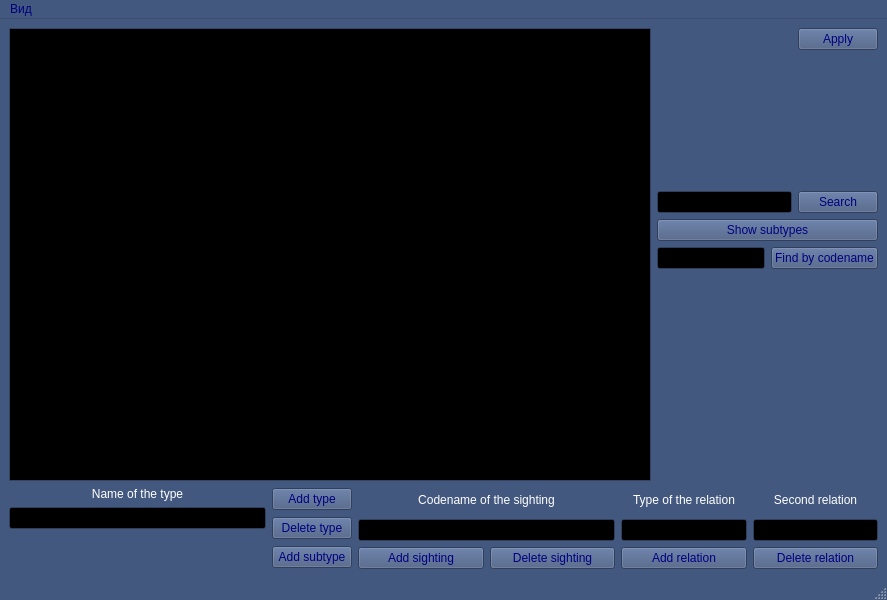
<?xml version="1.0" encoding="UTF-8"?>
<ui version="4.0">
 <class>MainWindow</class>
 <widget class="QMainWindow" name="MainWindow">
  <property name="geometry">
   <rect>
    <x>0</x>
    <y>0</y>
    <width>887</width>
    <height>600</height>
   </rect>
  </property>
  <property name="palette">
   <palette>
    <active>
     <colorrole role="WindowText">
      <brush brushstyle="SolidPattern">
       <color alpha="255">
        <red>255</red>
        <green>255</green>
        <blue>255</blue>
       </color>
      </brush>
     </colorrole>
     <colorrole role="Button">
      <brush brushstyle="SolidPattern">
       <color alpha="255">
        <red>67</red>
        <green>88</green>
        <blue>127</blue>
       </color>
      </brush>
     </colorrole>
     <colorrole role="Light">
      <brush brushstyle="SolidPattern">
       <color alpha="255">
        <red>101</red>
        <green>132</green>
        <blue>190</blue>
       </color>
      </brush>
     </colorrole>
     <colorrole role="Midlight">
      <brush brushstyle="SolidPattern">
       <color alpha="255">
        <red>84</red>
        <green>110</green>
        <blue>158</blue>
       </color>
      </brush>
     </colorrole>
     <colorrole role="Dark">
      <brush brushstyle="SolidPattern">
       <color alpha="255">
        <red>33</red>
        <green>44</green>
        <blue>63</blue>
       </color>
      </brush>
     </colorrole>
     <colorrole role="Mid">
      <brush brushstyle="SolidPattern">
       <color alpha="255">
        <red>45</red>
        <green>59</green>
        <blue>85</blue>
       </color>
      </brush>
     </colorrole>
     <colorrole role="Text">
      <brush brushstyle="SolidPattern">
       <color alpha="255">
        <red>0</red>
        <green>53</green>
        <blue>199</blue>
       </color>
      </brush>
     </colorrole>
     <colorrole role="BrightText">
      <brush brushstyle="SolidPattern">
       <color alpha="255">
        <red>255</red>
        <green>255</green>
        <blue>255</blue>
       </color>
      </brush>
     </colorrole>
     <colorrole role="ButtonText">
      <brush brushstyle="SolidPattern">
       <color alpha="255">
        <red>0</red>
        <green>0</green>
        <blue>127</blue>
       </color>
      </brush>
     </colorrole>
     <colorrole role="Base">
      <brush brushstyle="SolidPattern">
       <color alpha="255">
        <red>0</red>
        <green>0</green>
        <blue>0</blue>
       </color>
      </brush>
     </colorrole>
     <colorrole role="Window">
      <brush brushstyle="SolidPattern">
       <color alpha="255">
        <red>67</red>
        <green>88</green>
        <blue>127</blue>
       </color>
      </brush>
     </colorrole>
     <colorrole role="Shadow">
      <brush brushstyle="SolidPattern">
       <color alpha="255">
        <red>0</red>
        <green>0</green>
        <blue>0</blue>
       </color>
      </brush>
     </colorrole>
     <colorrole role="AlternateBase">
      <brush brushstyle="SolidPattern">
       <color alpha="255">
        <red>33</red>
        <green>44</green>
        <blue>63</blue>
       </color>
      </brush>
     </colorrole>
     <colorrole role="ToolTipBase">
      <brush brushstyle="SolidPattern">
       <color alpha="255">
        <red>255</red>
        <green>255</green>
        <blue>220</blue>
       </color>
      </brush>
     </colorrole>
     <colorrole role="ToolTipText">
      <brush brushstyle="SolidPattern">
       <color alpha="255">
        <red>0</red>
        <green>0</green>
        <blue>0</blue>
       </color>
      </brush>
     </colorrole>
     <colorrole role="PlaceholderText">
      <brush brushstyle="SolidPattern">
       <color alpha="128">
        <red>255</red>
        <green>255</green>
        <blue>255</blue>
       </color>
      </brush>
     </colorrole>
    </active>
    <inactive>
     <colorrole role="WindowText">
      <brush brushstyle="SolidPattern">
       <color alpha="255">
        <red>255</red>
        <green>255</green>
        <blue>255</blue>
       </color>
      </brush>
     </colorrole>
     <colorrole role="Button">
      <brush brushstyle="SolidPattern">
       <color alpha="255">
        <red>67</red>
        <green>88</green>
        <blue>127</blue>
       </color>
      </brush>
     </colorrole>
     <colorrole role="Light">
      <brush brushstyle="SolidPattern">
       <color alpha="255">
        <red>101</red>
        <green>132</green>
        <blue>190</blue>
       </color>
      </brush>
     </colorrole>
     <colorrole role="Midlight">
      <brush brushstyle="SolidPattern">
       <color alpha="255">
        <red>84</red>
        <green>110</green>
        <blue>158</blue>
       </color>
      </brush>
     </colorrole>
     <colorrole role="Dark">
      <brush brushstyle="SolidPattern">
       <color alpha="255">
        <red>33</red>
        <green>44</green>
        <blue>63</blue>
       </color>
      </brush>
     </colorrole>
     <colorrole role="Mid">
      <brush brushstyle="SolidPattern">
       <color alpha="255">
        <red>45</red>
        <green>59</green>
        <blue>85</blue>
       </color>
      </brush>
     </colorrole>
     <colorrole role="Text">
      <brush brushstyle="SolidPattern">
       <color alpha="255">
        <red>0</red>
        <green>53</green>
        <blue>199</blue>
       </color>
      </brush>
     </colorrole>
     <colorrole role="BrightText">
      <brush brushstyle="SolidPattern">
       <color alpha="255">
        <red>255</red>
        <green>255</green>
        <blue>255</blue>
       </color>
      </brush>
     </colorrole>
     <colorrole role="ButtonText">
      <brush brushstyle="SolidPattern">
       <color alpha="255">
        <red>0</red>
        <green>0</green>
        <blue>127</blue>
       </color>
      </brush>
     </colorrole>
     <colorrole role="Base">
      <brush brushstyle="SolidPattern">
       <color alpha="255">
        <red>0</red>
        <green>0</green>
        <blue>0</blue>
       </color>
      </brush>
     </colorrole>
     <colorrole role="Window">
      <brush brushstyle="SolidPattern">
       <color alpha="255">
        <red>67</red>
        <green>88</green>
        <blue>127</blue>
       </color>
      </brush>
     </colorrole>
     <colorrole role="Shadow">
      <brush brushstyle="SolidPattern">
       <color alpha="255">
        <red>0</red>
        <green>0</green>
        <blue>0</blue>
       </color>
      </brush>
     </colorrole>
     <colorrole role="AlternateBase">
      <brush brushstyle="SolidPattern">
       <color alpha="255">
        <red>33</red>
        <green>44</green>
        <blue>63</blue>
       </color>
      </brush>
     </colorrole>
     <colorrole role="ToolTipBase">
      <brush brushstyle="SolidPattern">
       <color alpha="255">
        <red>255</red>
        <green>255</green>
        <blue>220</blue>
       </color>
      </brush>
     </colorrole>
     <colorrole role="ToolTipText">
      <brush brushstyle="SolidPattern">
       <color alpha="255">
        <red>0</red>
        <green>0</green>
        <blue>0</blue>
       </color>
      </brush>
     </colorrole>
     <colorrole role="PlaceholderText">
      <brush brushstyle="SolidPattern">
       <color alpha="128">
        <red>255</red>
        <green>255</green>
        <blue>255</blue>
       </color>
      </brush>
     </colorrole>
    </inactive>
    <disabled>
     <colorrole role="WindowText">
      <brush brushstyle="SolidPattern">
       <color alpha="255">
        <red>33</red>
        <green>44</green>
        <blue>63</blue>
       </color>
      </brush>
     </colorrole>
     <colorrole role="Button">
      <brush brushstyle="SolidPattern">
       <color alpha="255">
        <red>67</red>
        <green>88</green>
        <blue>127</blue>
       </color>
      </brush>
     </colorrole>
     <colorrole role="Light">
      <brush brushstyle="SolidPattern">
       <color alpha="255">
        <red>101</red>
        <green>132</green>
        <blue>190</blue>
       </color>
      </brush>
     </colorrole>
     <colorrole role="Midlight">
      <brush brushstyle="SolidPattern">
       <color alpha="255">
        <red>84</red>
        <green>110</green>
        <blue>158</blue>
       </color>
      </brush>
     </colorrole>
     <colorrole role="Dark">
      <brush brushstyle="SolidPattern">
       <color alpha="255">
        <red>33</red>
        <green>44</green>
        <blue>63</blue>
       </color>
      </brush>
     </colorrole>
     <colorrole role="Mid">
      <brush brushstyle="SolidPattern">
       <color alpha="255">
        <red>45</red>
        <green>59</green>
        <blue>85</blue>
       </color>
      </brush>
     </colorrole>
     <colorrole role="Text">
      <brush brushstyle="SolidPattern">
       <color alpha="255">
        <red>33</red>
        <green>44</green>
        <blue>63</blue>
       </color>
      </brush>
     </colorrole>
     <colorrole role="BrightText">
      <brush brushstyle="SolidPattern">
       <color alpha="255">
        <red>255</red>
        <green>255</green>
        <blue>255</blue>
       </color>
      </brush>
     </colorrole>
     <colorrole role="ButtonText">
      <brush brushstyle="SolidPattern">
       <color alpha="255">
        <red>33</red>
        <green>44</green>
        <blue>63</blue>
       </color>
      </brush>
     </colorrole>
     <colorrole role="Base">
      <brush brushstyle="SolidPattern">
       <color alpha="255">
        <red>67</red>
        <green>88</green>
        <blue>127</blue>
       </color>
      </brush>
     </colorrole>
     <colorrole role="Window">
      <brush brushstyle="SolidPattern">
       <color alpha="255">
        <red>67</red>
        <green>88</green>
        <blue>127</blue>
       </color>
      </brush>
     </colorrole>
     <colorrole role="Shadow">
      <brush brushstyle="SolidPattern">
       <color alpha="255">
        <red>0</red>
        <green>0</green>
        <blue>0</blue>
       </color>
      </brush>
     </colorrole>
     <colorrole role="AlternateBase">
      <brush brushstyle="SolidPattern">
       <color alpha="255">
        <red>67</red>
        <green>88</green>
        <blue>127</blue>
       </color>
      </brush>
     </colorrole>
     <colorrole role="ToolTipBase">
      <brush brushstyle="SolidPattern">
       <color alpha="255">
        <red>255</red>
        <green>255</green>
        <blue>220</blue>
       </color>
      </brush>
     </colorrole>
     <colorrole role="ToolTipText">
      <brush brushstyle="SolidPattern">
       <color alpha="255">
        <red>0</red>
        <green>0</green>
        <blue>0</blue>
       </color>
      </brush>
     </colorrole>
     <colorrole role="PlaceholderText">
      <brush brushstyle="SolidPattern">
       <color alpha="128">
        <red>255</red>
        <green>255</green>
        <blue>255</blue>
       </color>
      </brush>
     </colorrole>
    </disabled>
   </palette>
  </property>
  <property name="windowTitle">
   <string>Monsters Archive</string>
  </property>
  <widget class="QWidget" name="centralwidget">
   <layout class="QVBoxLayout" name="verticalLayout_9" stretch="10,0">
    <item>
     <layout class="QHBoxLayout" name="horizontalLayout_9" stretch="10,0">
      <item>
       <widget class="QTreeView" name="treeView"/>
      </item>
      <item>
       <layout class="QVBoxLayout" name="verticalLayout_8">
        <item>
         <layout class="QVBoxLayout" name="verticalLayout">
          <item>
           <layout class="QHBoxLayout" name="horizontalLayout_2"/>
          </item>
          <item>
           <layout class="QHBoxLayout" name="horizontalLayout_3">
            <item>
             <spacer name="horizontalSpacer">
              <property name="orientation">
               <enum>Qt::Horizontal</enum>
              </property>
              <property name="sizeHint" stdset="0">
               <size>
                <width>40</width>
                <height>20</height>
               </size>
              </property>
             </spacer>
            </item>
            <item>
             <widget class="QPushButton" name="apply">
              <property name="text">
               <string>Apply</string>
              </property>
             </widget>
            </item>
           </layout>
          </item>
          <item>
           <spacer name="verticalSpacer_3">
            <property name="orientation">
             <enum>Qt::Vertical</enum>
            </property>
            <property name="sizeHint" stdset="0">
             <size>
              <width>20</width>
              <height>40</height>
             </size>
            </property>
           </spacer>
          </item>
          <item>
           <layout class="QHBoxLayout" name="horizontalLayout">
            <item>
             <widget class="QLineEdit" name="searchName"/>
            </item>
            <item>
             <widget class="QPushButton" name="search">
              <property name="text">
               <string>Search</string>
              </property>
             </widget>
            </item>
           </layout>
          </item>
          <item>
           <layout class="QHBoxLayout" name="horizontalLayout_4">
            <item>
             <widget class="QPushButton" name="showSubtypes">
              <property name="text">
               <string>Show subtypes</string>
              </property>
             </widget>
            </item>
           </layout>
          </item>
         </layout>
        </item>
        <item>
         <layout class="QHBoxLayout" name="horizontalLayout_12">
          <item>
           <widget class="QLineEdit" name="codename"/>
          </item>
          <item>
           <widget class="QPushButton" name="showCodename">
            <property name="text">
             <string>Find by codename</string>
            </property>
           </widget>
          </item>
         </layout>
        </item>
        <item>
         <spacer name="verticalSpacer_2">
          <property name="orientation">
           <enum>Qt::Vertical</enum>
          </property>
          <property name="sizeHint" stdset="0">
           <size>
            <width>20</width>
            <height>40</height>
           </size>
          </property>
         </spacer>
        </item>
       </layout>
      </item>
     </layout>
    </item>
    <item>
     <layout class="QHBoxLayout" name="horizontalLayout_8">
      <item>
       <layout class="QVBoxLayout" name="verticalLayout_5">
        <item>
         <widget class="QLabel" name="label_3">
          <property name="text">
           <string>Name of the type</string>
          </property>
          <property name="alignment">
           <set>Qt::AlignCenter</set>
          </property>
         </widget>
        </item>
        <item>
         <widget class="QLineEdit" name="nameEdit"/>
        </item>
        <item>
         <spacer name="verticalSpacer">
          <property name="orientation">
           <enum>Qt::Vertical</enum>
          </property>
          <property name="sizeHint" stdset="0">
           <size>
            <width>20</width>
            <height>40</height>
           </size>
          </property>
         </spacer>
        </item>
       </layout>
      </item>
      <item>
       <layout class="QVBoxLayout" name="verticalLayout_4">
        <item>
         <widget class="QPushButton" name="addType">
          <property name="text">
           <string>Add type</string>
          </property>
         </widget>
        </item>
        <item>
         <widget class="QPushButton" name="delType">
          <property name="text">
           <string>Delete type</string>
          </property>
         </widget>
        </item>
        <item>
         <widget class="QPushButton" name="addSubtype">
          <property name="text">
           <string>Add subtype</string>
          </property>
         </widget>
        </item>
       </layout>
      </item>
      <item>
       <layout class="QVBoxLayout" name="verticalLayout_6">
        <item>
         <widget class="QLabel" name="label_4">
          <property name="text">
           <string>Codename of the sighting</string>
          </property>
          <property name="alignment">
           <set>Qt::AlignCenter</set>
          </property>
         </widget>
        </item>
        <item>
         <widget class="QLineEdit" name="nameSight"/>
        </item>
        <item>
         <layout class="QHBoxLayout" name="horizontalLayout_5">
          <item>
           <widget class="QPushButton" name="addSight">
            <property name="text">
             <string>Add sighting</string>
            </property>
            <property name="checkable">
             <bool>false</bool>
            </property>
           </widget>
          </item>
          <item>
           <widget class="QPushButton" name="deleteSight">
            <property name="text">
             <string>Delete sighting</string>
            </property>
           </widget>
          </item>
         </layout>
        </item>
       </layout>
      </item>
      <item>
       <layout class="QVBoxLayout" name="verticalLayout_7">
        <item>
         <layout class="QHBoxLayout" name="horizontalLayout_7">
          <item>
           <layout class="QVBoxLayout" name="verticalLayout_3">
            <item>
             <widget class="QLabel" name="label">
              <property name="text">
               <string>Type of the relation</string>
              </property>
              <property name="alignment">
               <set>Qt::AlignCenter</set>
              </property>
             </widget>
            </item>
            <item>
             <widget class="QLineEdit" name="relType"/>
            </item>
           </layout>
          </item>
          <item>
           <layout class="QVBoxLayout" name="verticalLayout_2">
            <item>
             <widget class="QLabel" name="label_2">
              <property name="text">
               <string>Second relation</string>
              </property>
              <property name="alignment">
               <set>Qt::AlignCenter</set>
              </property>
             </widget>
            </item>
            <item>
             <widget class="QLineEdit" name="relSecType"/>
            </item>
           </layout>
          </item>
         </layout>
        </item>
        <item>
         <layout class="QHBoxLayout" name="horizontalLayout_6">
          <item>
           <widget class="QPushButton" name="addRelation">
            <property name="text">
             <string>Add relation</string>
            </property>
           </widget>
          </item>
          <item>
           <widget class="QPushButton" name="deleteRelation">
            <property name="text">
             <string>Delete relation</string>
            </property>
           </widget>
          </item>
         </layout>
        </item>
       </layout>
      </item>
     </layout>
    </item>
   </layout>
  </widget>
  <widget class="QMenuBar" name="menubar">
   <property name="geometry">
    <rect>
     <x>0</x>
     <y>0</y>
     <width>887</width>
     <height>26</height>
    </rect>
   </property>
   <widget class="QMenu" name="menu">
    <property name="title">
     <string>Вид</string>
    </property>
    <addaction name="actionExpand"/>
    <addaction name="actionCollapse"/>
    <addaction name="separator"/>
   </widget>
   <addaction name="menu"/>
  </widget>
  <widget class="QStatusBar" name="statusbar"/>
  <action name="actionexpandAll">
   <property name="text">
    <string>Expand all</string>
   </property>
   <property name="shortcut">
    <string>Ctrl+O</string>
   </property>
  </action>
  <action name="actionCollapse_all">
   <property name="text">
    <string>Collapse all</string>
   </property>
   <property name="shortcut">
    <string>Ctrl+P</string>
   </property>
  </action>
  <action name="actionExpand">
   <property name="text">
    <string>Expand all</string>
   </property>
   <property name="shortcut">
    <string>Ctrl+\</string>
   </property>
  </action>
  <action name="actionCollapse">
   <property name="text">
    <string>Collapse all</string>
   </property>
   <property name="shortcut">
    <string>Ctrl+]</string>
   </property>
  </action>
 </widget>
 <resources/>
 <connections/>
</ui>
